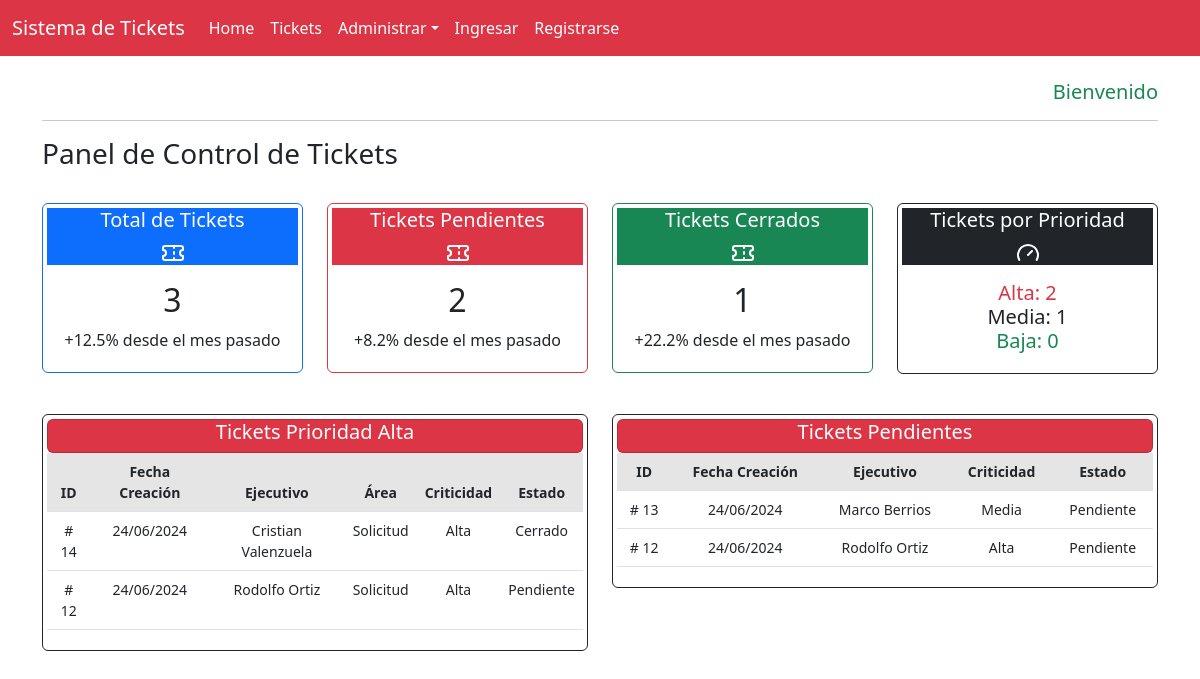
Page /home/ on the earlier database version.
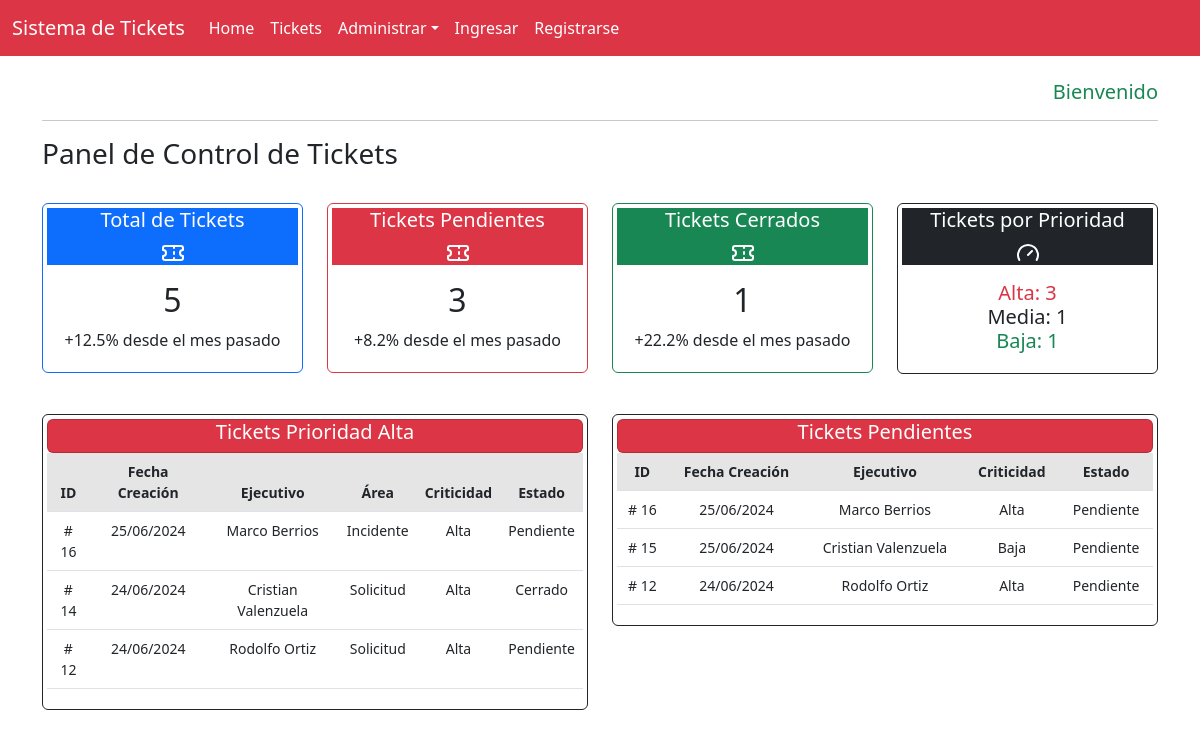
Same page on the later database version.
### core/models.py (models this page shows, shortened)
class Ticket(models.Model):
    fecha_creacion = models.DateTimeField(auto_now_add=True)
    cliente = models.ForeignKey("Profile", on_delete=models.CASCADE, related_name='tickets_creados')
    ejecutivo = models.ForeignKey("Profile", on_delete=models.CASCADE, related_name='tickets_asignados')
    area = models.ForeignKey("Area", on_delete=models.CASCADE, verbose_name="Area", default = 'Ejecutivo Telefonico')
    tipo = models.ForeignKey("Tipo", on_delete=models.CASCADE, verbose_name="Tipo",default='Solicitud')
    criticidad = models.ForeignKey("Criticidad", on_delete=models.CASCADE, verbose_name="Criticidad",default='Media')
    estado = models.ForeignKey("Estado", on_delete=models.CASCADE, verbose_name="Estado", default=1)
    descripcion = models.TextField()
    observaciones = models.TextField(blank=True)
    user = models.ForeignKey(User,on_delete=models.CASCADE, verbose_name='Usuario', null=True)

class Profile(models.Model):
    user = models.OneToOneField(User, on_delete=models.CASCADE)
    nombre = models.CharField(max_length=255, blank=True, null=True)
    apellido = models.CharField(max_length=255, null=True, blank=True)
    email = models.EmailField(unique=True, blank=True)
    group = models.ForeignKey(Group, on_delete=models.CASCADE, verbose_name='Rol', default=2, null=True)
    is_active = models.BooleanField(default=True, null=True)
    location = models.CharField(max_length=30, blank=True, null=True)

class Tipo(models.Model):
    tipo_ticket = models.CharField(max_length=50, blank=False)
    def __str__(self):
        return self.tipo_ticket

class Criticidad(models.Model):
    nombre_criticidad = models.CharField(max_length=255, blank=False)
    def __str__(self):
        return self.nombre_criticidad

class Estado(models.Model):
    estado_ticket = models.CharField(max_length=55, blank=False)
    def __str__(self):
        return self.estado_ticket

### core/views.py (the view)
# urls.py: path('', home, name = 'home'),
def home(request):
    context_a = ticket_contar(request)
    context_b = ticket_contar_prioridad(request)
    context_c = ticket_prioridad(request)
    context_d = ticket_pendiente(request)
    context = {**context_a, **context_b,**context_c, **context_d}
    return render(request, 'core/home.html', context)

### core/views.py (called while the page is built)
def ticket_contar(request):
    contar_todos = Ticket.objects.all().count()
    contar_pendiente = Ticket.objects.filter(estado=1).count()
    contar_cerrados = Ticket.objects.filter(estado=4).count()
    context_contar = {
        'contar_todos':contar_todos,
        'contar_pendiente': contar_pendiente,
        'contar_cerrados': contar_cerrados,
    }
    return {'ticket_contar': context_contar}

def ticket_contar_prioridad(request):
    prioridad_alta = Ticket.objects.filter(criticidad = 1).count()
    prioridad_media = Ticket.objects.filter(criticidad = 2).count()
    prioridad_baja = Ticket.objects.filter(criticidad = 3).count()
    contar_prioridad= {
        'prioridad_alta': prioridad_alta,
        'prioridad_media': prioridad_media,
        'prioridad_baja': prioridad_baja,
    }
    return {'ticket_contar_prioridad': contar_prioridad}

def ticket_prioridad(request):
    ticket_prioridad = Ticket.objects.filter(criticidad = 1).order_by('-fecha_creacion')[:5]
    return {'ticket_prioridad': ticket_prioridad}

def ticket_pendiente(request):
    ticket_pendiente = Ticket.objects.filter(estado = 1).order_by('-fecha_creacion')[:5]
    return {'ticket_pendiente': ticket_pendiente}

### core/templates/core/home.html (shortened to what the changed rows need)
{% extends 'core/base.html' %}
{% block content %}
<br>
<div class="row row-cols-1 row-cols-md-4 g-6">
    <div class="col">
        <div class="card border-primary mb-3 text-center p-1" style="max-width: auto;">
            <div class="card-body p-0">
                <div class="card-body">
                    <h2 class="card-title">{{ ticket_contar.contar_todos }}</h2>
                    <p class="card-text">+12.5% desde el mes pasado</p>
                </div>
            </div>
        </div>
    </div>
    <div class="col">
        <div class="card border-danger mb-3 text-center p-1" style="max-width: auto;">
            <div class="card-body p-0">
                <div class="card-body">
                    <h2 class="card-title">{{ ticket_contar.contar_pendiente }}</h2>
                    <p class="card-text">+8.2% desde el mes pasado</p>
                </div>
            </div>
        </div>
    </div>
    <div class="col">
        <div class="card border-success mb-3 text-center p-1" style="max-width: auto;">
            <div class="card-body p-0">
                <div class="card-body">
                    <h2 class="card-title">{{ ticket_contar.contar_cerrados }}</h2>
                </div>
            </div>
        </div>
    </div>
    <div class="col">
        <div class="card border-dark mb-3 text-center p-1" style="max-width: auto;">
            <div class="card-body p-0">
                <div class="card-body">
                    <div class="bg-red-500 text-danger">
                        <h5 class="card-text">Alta: {{ ticket_contar_prioridad.prioridad_alta }}</h5>
                    </div>
                    <div class="bg-green-500 text-success">
                        <h5 class="card-text">Baja: {{ ticket_contar_prioridad.prioridad_baja }}</h5>
                    </div>
                </div>
            </div>
        </div>
    </div>
</div>
<br>
<div class="row row-cols-1 row-cols-md-2 g-4">
    <div class="col">
        <div class="card border-dark mb-3 text-center p-1" style="max-width: auto;">
            <div class="table-responsive small">
                <table class="table table-centered table-nowrap table-hover">
                    <thead class="thead-light table-active">
                        <tr>
                            <th>ID</th>
                            <th>Fecha Creación</th>
                            <th>Ejecutivo</th>
                            <th>Área</th>
                            <th>Criticidad</th>
                            <th>Estado</th>
                        </tr>
                    </thead>
                    <tbody>
                        {% for ticket in ticket_prioridad %}
                        <tr>
                            <td># {{ ticket.id }}</td>
                            <td>{{ ticket.fecha_creacion | date:"SHORT_DATE_FORMAT" }}</td>
                            <td>{{ ticket.ejecutivo.nombre }} {{ ticket.ejecutivo.apellido }}</td>
                            <td>{{ ticket.tipo }}</td>
                            <td>{{ ticket.criticidad }}</td>
                            <td>{{ ticket.estado }}</td>
                        </tr>
                        {% endfor %}
                    </tbody>
                </table>
            </div>
        </div>
    </div>
    <div class="col">
        <div class="card border-dark mb-3 text-center p-1" style="max-width: auto;">
            <div class="table-responsive small">
                <table class="table table-centered table-nowrap table-hover">
                    <thead class="thead-light table-active">
                        <tr>
                            <th>ID</th>
                            <th>Fecha Creación</th>
                            <th>Ejecutivo</th>
                            <th>Criticidad</th>
                            <th>Estado</th>
                        </tr>
                    </thead>
                    <tbody>
                        {% for ticket in ticket_pendiente %}
                        <tr>
                            <td># {{ ticket.id }}</td>
                            <td>{{ ticket.fecha_creacion | date:"SHORT_DATE_FORMAT" }}</td>
                            <td>{{ ticket.ejecutivo.nombre }} {{ ticket.ejecutivo.apellido }}</td>
                            <td>{{ ticket.criticidad }}</td>
                            <td>{{ ticket.estado }}</td>
                        </tr>
                        {% endfor %}
                    </tbody>
                </table>
            </div>
        </div>
    </div>
</div>
{% endblock %}

Differences in the rows shown:
removed Ticket: id "13", fecha_creacion "24/06/2024", ejecutivo.nombre "Marco", ejecutivo.apellido "Berrios", criticidad "Media", estado "Pendiente", shown under "Tickets Pendientes"
added Ticket: id "16", fecha_creacion "25/06/2024", ejecutivo.nombre "Marco", ejecutivo.apellido "Berrios", tipo "Incidente", criticidad "Alta", estado "Pendiente"
added Ticket: id "15", fecha_creacion "25/06/2024", ejecutivo.nombre "Cristian", ejecutivo.apellido "Valenzuela", criticidad "Baja", estado "Pendiente", shown under "Tickets Pendientes"
Other differences:
{{ ticket_contar.contar_todos }}: "3" → "5"
{{ ticket_contar.contar_pendiente }}: "2" → "3"
{{ ticket_contar_prioridad.prioridad_alta }}: "2" → "3"
{{ ticket_contar_prioridad.prioridad_baja }}: "0" → "1"
